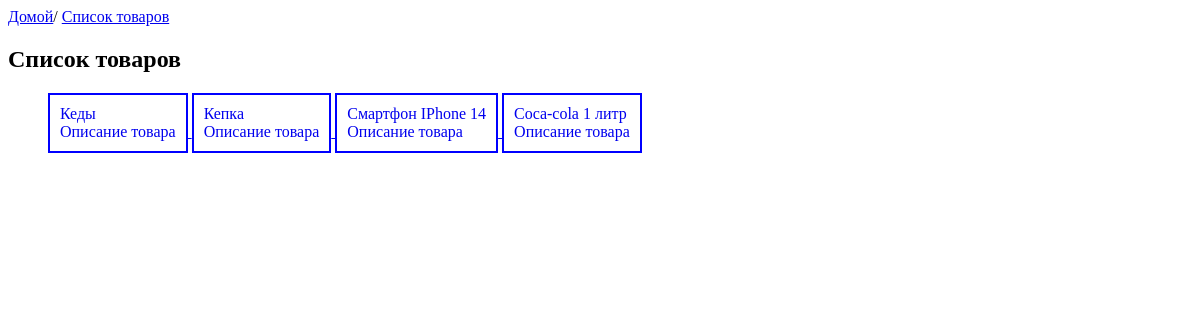
The page /items on the database as committed earlier.
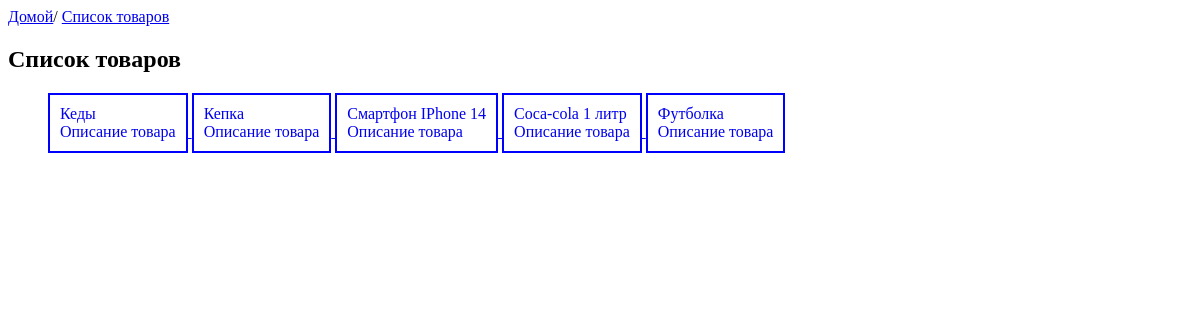
The same page on the database as committed later.
### MainApp/models.py (models this page shows, shortened)
class Item(models.Model):
   name  = models.CharField(max_length=100)
   brand = models.CharField(max_length=100)
   count = models.PositiveIntegerField()
   description = models.TextField(max_length=2000, default="Базовое описание")

### MainApp/views.py (the view)
# urls.py: path('items', views.items_list),
def items_list(request):
    items = Item.objects.all()
    context = {
        "items": items
    }
    return render(request, "items_list.html", context)

### Templates/items_list.html (shortened to what this page needs)
<!DOCTYPE html>
<html lang="en">
<head>
</head>
<body>
<header>
    <a href="/">Домой</a>/ <a href="/items">Список товаров</a>
</header>
<h2>Список товаров</h2>
<ol>
    {% for item in items %}
        <a href="/item/{{ item.id }}">
            <li>
                <div>{{ item.name }}</div>
                <div>Описание товара</div>
            </li>
            </a>
    {% endfor %}
</ol>
</body>
</html>

### Templates/items_list.html (style rules this page uses)
li { display: inline-block; border: 2px solid blue; padding: 10px; }

Rows that differ between the two databases and show on the page:
added Item: name "Футболка"
